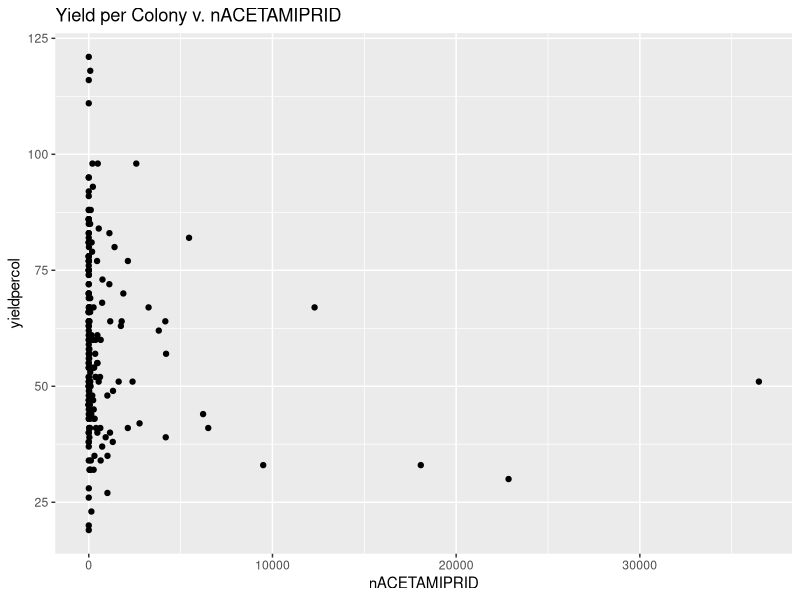
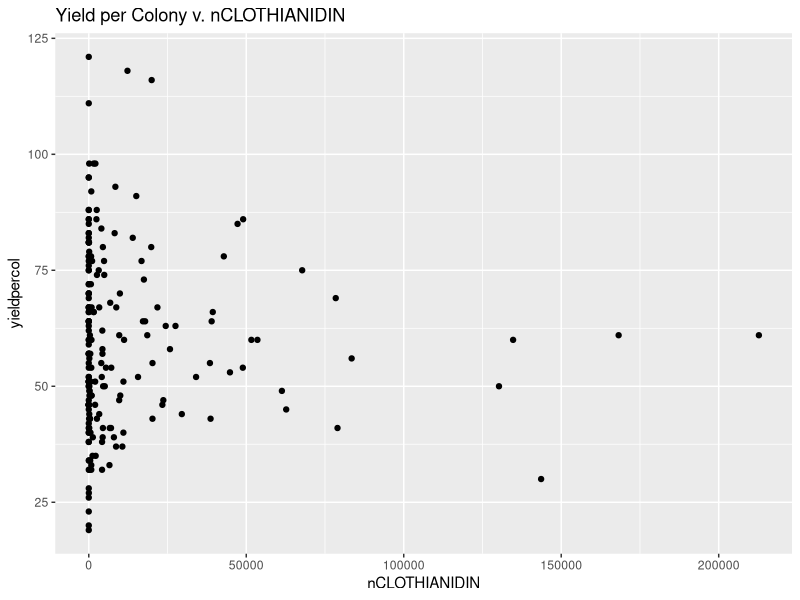
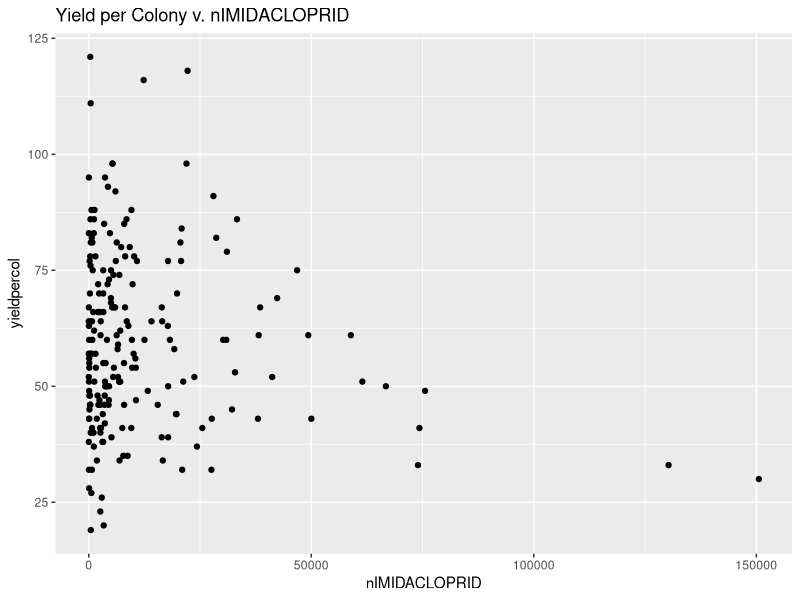
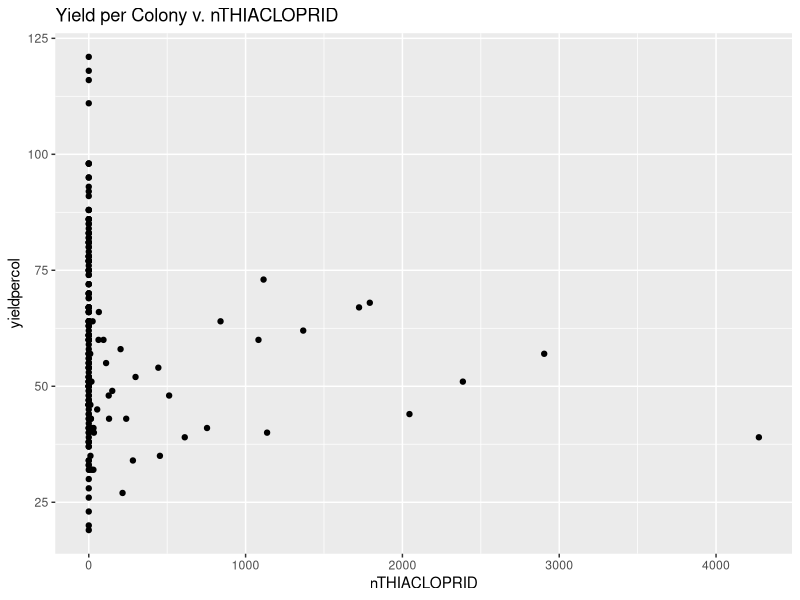
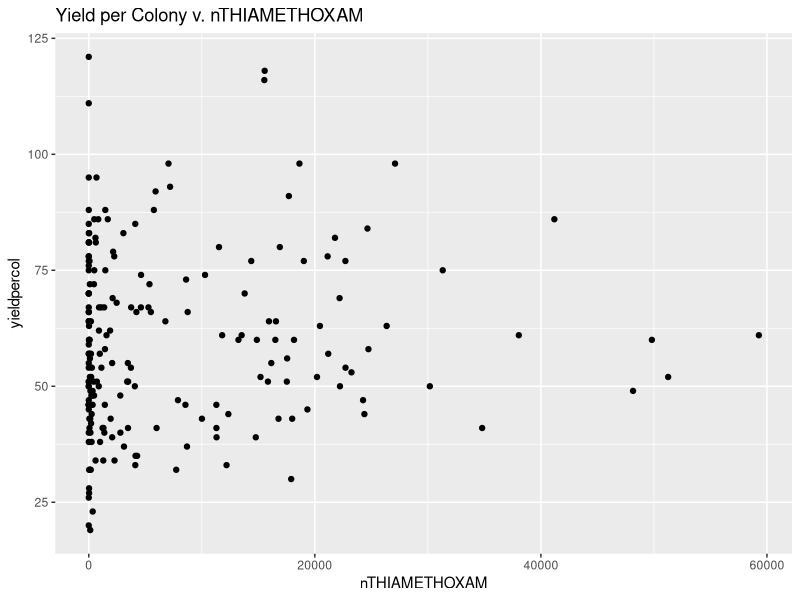
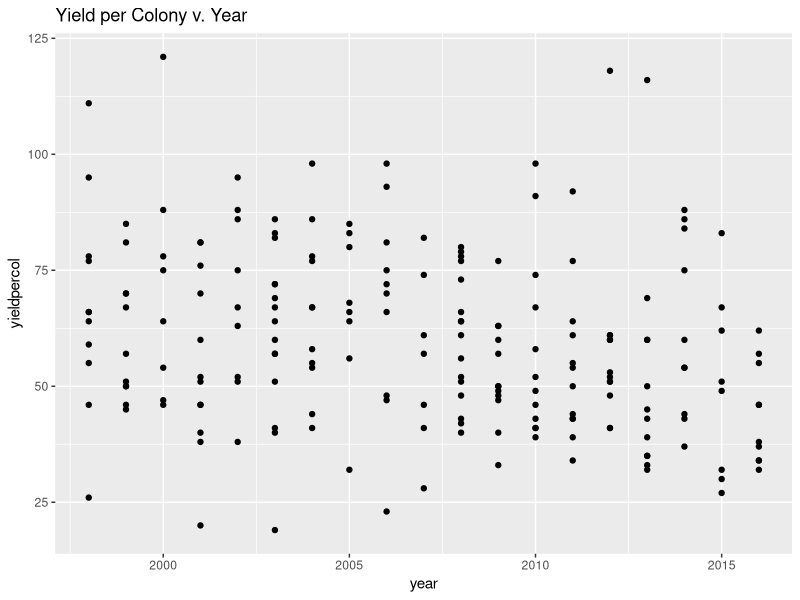
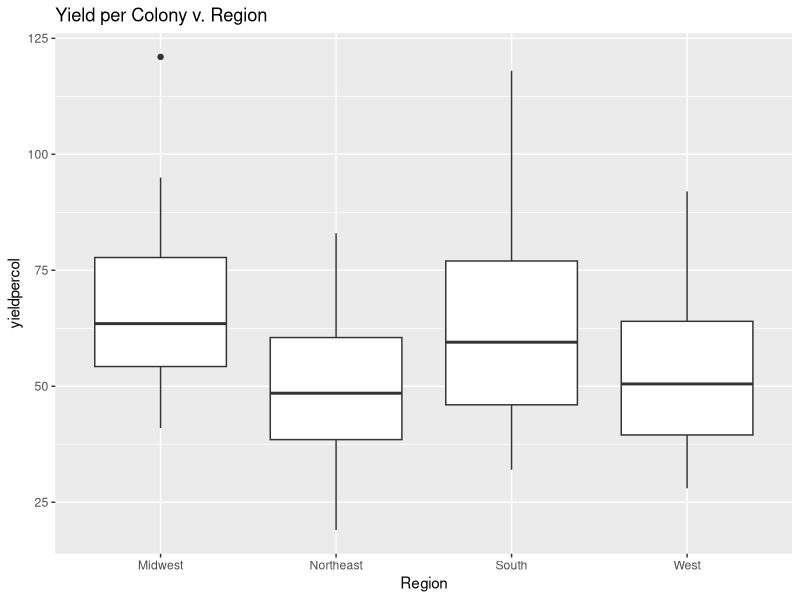
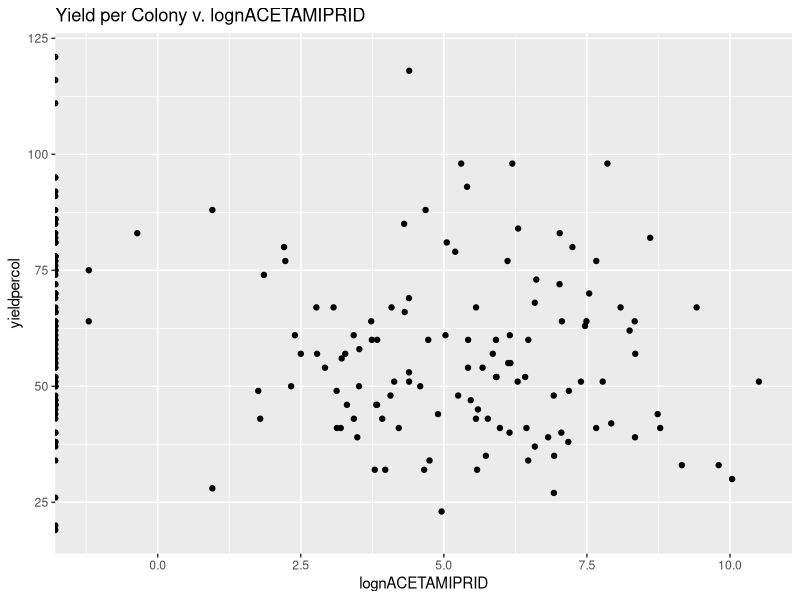

Write R code to recreate these figures, in order.
## ---- chunk 1
knitr::opts_chunk$set(echo = TRUE)
## ---- chunk 2
library("dplyr")
library("ggplot2")
library("broom")
library("knitr")
library("cowplot")
library("readr")
library("arm")
## ---- chunk 3
# intial
vHoneyNeonic_v02 <- read_csv("vHoneyNeonic_v02.csv")
summary(vHoneyNeonic_v02)
glimpse(vHoneyNeonic_v02)
## ---- chunk 4
# need to sample 25% of data so let us sample 200 points
set.seed(7)
num <- summarize(vHoneyNeonic_v02,n = n())

vHoneyNeonic_v02 <- na.omit(vHoneyNeonic_v02)
honey <- sample_n(vHoneyNeonic_v02, as.integer(num*.25))
honey
## ---- chunk 5
yc_nACETAMIPRID <- ggplot(honey, aes(x=nACETAMIPRID, y=yieldpercol)) + geom_point() + 
  ggtitle("Yield per Colony v. nACETAMIPRID")
yc_nCLOTHIANIDIN <- ggplot(honey, aes(x=nCLOTHIANIDIN, y=yieldpercol)) + geom_point() +  
  ggtitle("Yield per Colony v. nCLOTHIANIDIN")
yc_nIMIDACLOPRID <- ggplot(honey, aes(x=nIMIDACLOPRID, y=yieldpercol)) + geom_point() + 
  ggtitle("Yield per Colony v. nIMIDACLOPRID")
yc_nTHIACLOPRID <- ggplot(honey, aes(x=nTHIACLOPRID, y=yieldpercol))  + geom_point() + 
  ggtitle("Yield per Colony v. nTHIACLOPRID")
yc_nTHIAMETHOXAM <- ggplot(honey, aes(x=nTHIAMETHOXAM, y=yieldpercol)) + geom_point() + 
  ggtitle("Yield per Colony v. nTHIAMETHOXAM")
yc_year <- ggplot(honey, aes(x=year, y=yieldpercol)) + geom_point() + ggtitle("Yield per Colony v. Year")
yc_reigon <- ggplot(honey, aes(x=Region, y=yieldpercol)) + geom_boxplot() + ggtitle("Yield per Colony v. Region")


#show plots
yc_nACETAMIPRID
yc_nCLOTHIANIDIN
yc_nIMIDACLOPRID
yc_nTHIACLOPRID
yc_nTHIAMETHOXAM
yc_year
yc_reigon
## ---- chunk 6
#transform and add
honey <- honey %>% mutate(lognACETAMIPRID = log(nACETAMIPRID), lognCLOTHIANIDIN = log(nCLOTHIANIDIN), lognIMIDACLOPRID = log(nIMIDACLOPRID), lognTHIACLOPRID = log(nTHIACLOPRID),lognTHIAMETHOXAM =log(nTHIAMETHOXAM) )
## ---- chunk 7
yc_lognACETAMIPRID <- ggplot(honey, aes(x=lognACETAMIPRID, y=yieldpercol)) + geom_point() +ggtitle("Yield per Colony v. lognACETAMIPRID")
yc_lognCLOTHIANIDIN <- ggplot(honey, aes(x=lognCLOTHIANIDIN, y=yieldpercol)) + geom_point() + ggtitle("Yield per Colony v. lognCLOTHIANIDIN")
yc_lognIMIDACLOPRID <- ggplot(honey, aes(x=lognIMIDACLOPRID, y=yieldpercol)) + geom_point() + ggtitle("Yield per Colony v. lognIMIDACLOPRID")
yc_lognTHIACLOPRID <- ggplot(honey, aes(x=lognTHIACLOPRID, y=yieldpercol))  + geom_point() + ggtitle("Yield per Colony v. lognTHIACLOPRID")
yc_lognTHIAMETHOXAM <- ggplot(honey, aes(x=lognTHIAMETHOXAM, y=yieldpercol)) + geom_point() + ggtitle("Yield per Colony v. lognTHIAMETHOXAM")

#show plots
yc_lognACETAMIPRID
yc_lognCLOTHIANIDIN
yc_lognIMIDACLOPRID
yc_lognTHIACLOPRID
yc_lognTHIAMETHOXAM
## ---- chunk 8
ca <- vHoneyNeonic_v02 %>% filter(StateName == "California")
ca <- na.omit(ca)

ca <- ca %>% mutate(lognACETAMIPRID = log(nACETAMIPRID), lognCLOTHIANIDIN = log(nCLOTHIANIDIN), lognIMIDACLOPRID = log(nIMIDACLOPRID), lognTHIACLOPRID = log(nTHIACLOPRID),lognTHIAMETHOXAM =log(nTHIAMETHOXAM) )
ca
## ---- chunk 9
ycca_lognACETAMIPRID <- ggplot(ca, aes(x=lognACETAMIPRID, y=yieldpercol)) + geom_point() +ggtitle("CA: Yield per Colony v. lognACETAMIPRID")
ycca_lognCLOTHIANIDIN <- ggplot(ca, aes(x=lognCLOTHIANIDIN, y=yieldpercol)) + geom_point() + ggtitle("CA: Yield per Colony v. lognCLOTHIANIDIN")
ycca_lognIMIDACLOPRID <- ggplot(ca, aes(x=lognIMIDACLOPRID, y=yieldpercol)) + geom_point() + ggtitle("CA: Yield per Colony v. lognIMIDACLOPRID")
ycca_lognTHIACLOPRID <- ggplot(ca, aes(x=lognTHIACLOPRID, y=yieldpercol))  + geom_point() + ggtitle("CA: Yield per Colony v. lognTHIACLOPRID")
ycca_lognTHIAMETHOXAM <- ggplot(ca, aes(x=lognTHIAMETHOXAM, y=yieldpercol)) + geom_point() + ggtitle("CA: Yield per Colony v. lognTHIAMETHOXAM")
ycca_year <- ggplot(ca, aes(x=year, y=yieldpercol)) + geom_point() + ggtitle("CA: Yield per Colony v. Year")
## ---- chunk 10
#show plots
ycca_lognACETAMIPRID
ycca_lognCLOTHIANIDIN
ycca_lognIMIDACLOPRID
ycca_lognTHIACLOPRID
ycca_lognTHIAMETHOXAM
ycca_lognTHIAMETHOXAM
ycca_year
